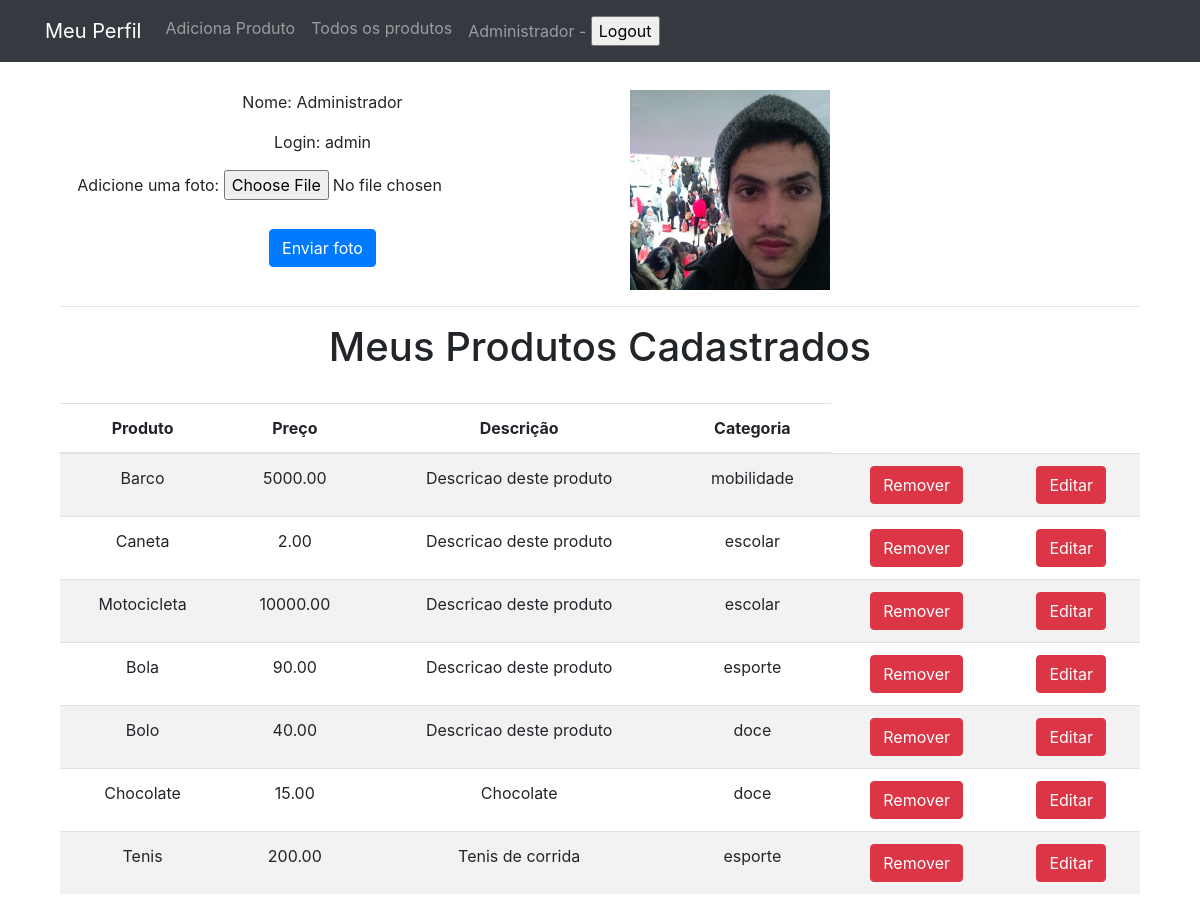
The page /home.php (signed in) on the database its author committed.
### tables this page shows
CREATE TABLE `user` (
  `nm_user` varchar(255) DEFAULT NULL,
  `cd_user` int(11) NOT NULL,
  `nm_login_user` varchar(255) DEFAULT NULL,
  `cd_password_user` varchar(255) DEFAULT NULL,
  `foto` varchar(100) DEFAULT NULL
);

CREATE TABLE `produtos` (
  `id` int(11) NOT NULL,
  `nome` varchar(255) DEFAULT NULL,
  `preco` decimal(10,2) DEFAULT NULL,
  `descricao` text,
  `categoria_id` int(11) DEFAULT NULL,
  `usado` tinyint(1) DEFAULT '0',
  `fk_user` int(11) DEFAULT NULL
);

CREATE TABLE `categorias` (
  `id` int(11) NOT NULL,
  `nome` varchar(255) DEFAULT NULL
);

### banco-user.php (called while the page is built, shortened)
<?php
function ListaFoto($conexao, $cd_user){
$sql = mysqli_query($conexao,"SELECT foto FROM user  where cd_user = $cd_user");
$row = mysqli_fetch_assoc($sql);
return $row;
}

### banco-produto.php (called while the page is built, shortened)
<?php
function listaMeusProdutos($conexao){
  $produtos = [];
  $resultado = mysqli_query($conexao, "SELECT p.*, c.nome as categoria_nome FROM produtos as p join categorias as c on c.id=p.categoria_id and p.fk_user = '{$_SESSION['userId']}'");
      while($produto = mysqli_fetch_assoc($resultado)){
    array_push($produtos,$produto);
  }
  return $produtos;
}

### home.php (the view, shortened to what this page needs)
<?php include('cabecalho.php');
include('conecta.php');
include('banco-produto.php');
?>
<!DOCTYPE html>
<html>
<head>
</head>
    <body>
<div class="row">
  <div class="col">
  <p>Nome: <?php  echo $_SESSION['username']; ?></p>
  <p>Login: <?php  echo $_SESSION['userLogin']; ?></p>
  <form action="foto-Upload.php" method="post" enctype="multipart/form-data">
    <label for="addimg">Adicione uma foto: </label>
    <input required type="file" name="addimg"/><br/><br/>
    <input type="submit" name="enviaimg" class="btn btn-primary" value="Enviar foto"/>
  </form>
  </div>
  <div class="col" >
     <Div class="col-sm-5" >
     <?php $aux = ListaFoto($conexao, $_SESSION['userId']);
          $aux1 = "fotos/".$aux['foto'];
     ?>
    <img  width='200px' height='auto' src="<?php echo $aux1 ?>"/>
      </Div>
</div>
</div>
  <hr/>
  <h1>Meus Produtos Cadastrados</h1><br/>
  <table class="table table-striped">
    <tr>
      <thead>
        <th>Produto</th>
        <th>Preço</th>
        <th>Descrição</th>
        <th>Categoria</th>
      </thead>
    </tr>
    <?php $produtos = listaMeusProdutos($conexao);
    foreach ($produtos as $produto) {?>
    <tr>
      <td><?=$produto['nome']?></td>
      <td><?=$produto['preco']?></td>
      <td><?=substr($produto['descricao'],0, 40)?></td>
      <td><?=$produto['categoria_nome']?>
        <td>
          <form action="remove-produto.php" method="post">
            <button class="btn btn-danger">Remover</button>
          </form>
        </td>
        <td>
          <form action="produto-formulario-editar.php" method="post">
            <button class="btn btn-danger" >Editar</button>
          </form>
        </td>
      </tr>
      <?php }
      ?>
    </table>
  </body>
  </html>

### loja.css (style rules this page uses)
body { padding-top: 50px; }

### rows shown on the page
user: foto (picture)
produtos: nome "Barco", preco "5000.00", descricao "Descricao deste produto", categoria.nome "mobilidade"
produtos: nome "Caneta", preco "2.00", descricao "Descricao deste produto", categoria.nome "escolar"
produtos: nome "Motocicleta", preco "10000.00", descricao "Descricao deste produto", categoria.nome "escolar"
produtos: nome "Bola", preco "90.00", descricao "Descricao deste produto", categoria.nome "esporte"
produtos: nome "Bolo", preco "40.00", descricao "Descricao deste produto", categoria.nome "doce"
produtos: nome "Chocolate", preco "15.00", descricao "Chocolate", categoria.nome "doce"
produtos: nome "Tenis", preco "200.00", descricao "Tenis de corrida", categoria.nome "esporte"

### other values the page prints
$_SESSION['username'] "Administrador"
$_SESSION['userLogin'] "admin"
